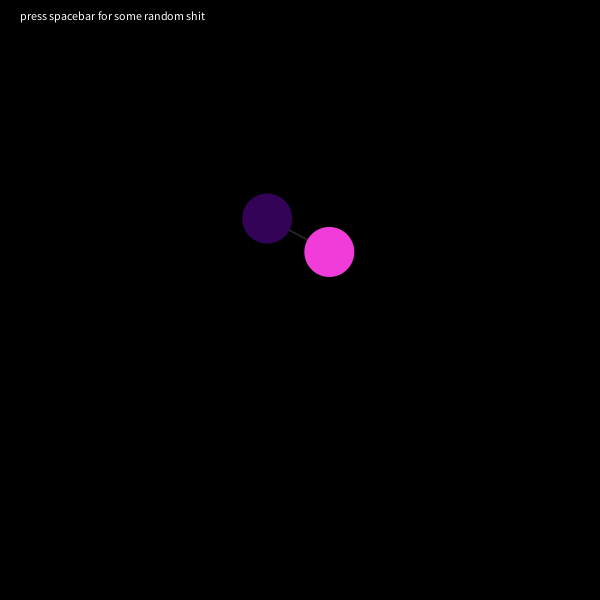
Frame 1 (no input)
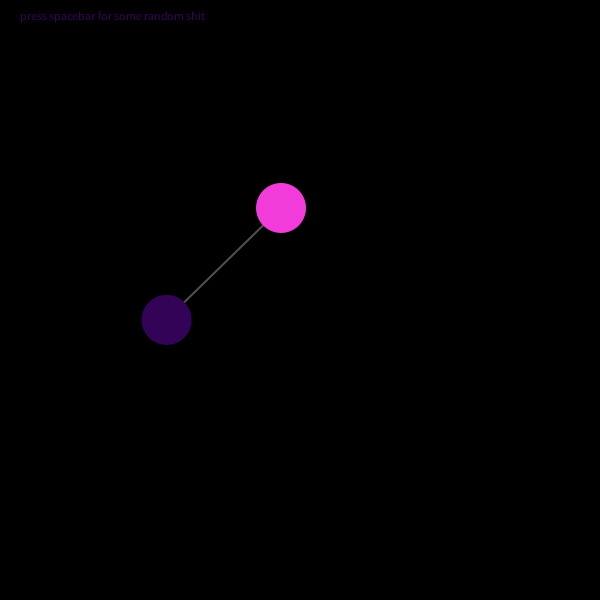
Frame 60 (the mouse pressed at the canvas centre just before this capture)
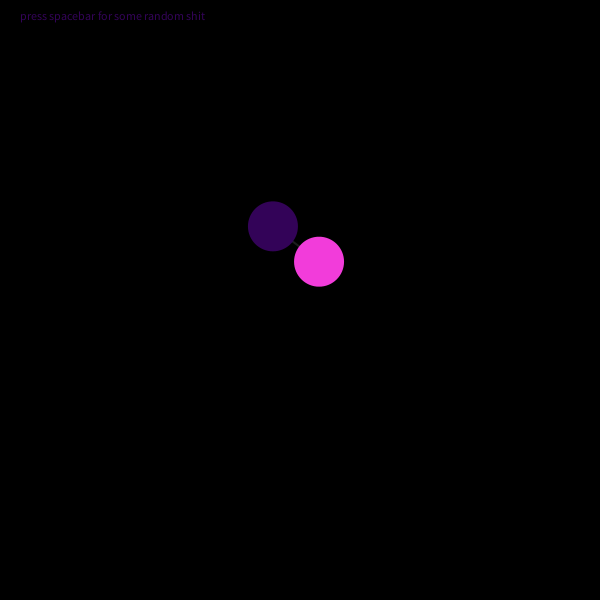
Frame 120 (the mouse held since frame 60 and released just before this capture)

The Processing sketch that drew these frames (run headless with seeded random() and noise(); from frame 60 on, the mouse is pressed at the canvas centre):

// Processing sketch: processing_151331
// ── processing_151331.pde

circle circle1;
circle circle2;
enlace link1;

void setup(){
  
  size(600,600);
  smooth();
  
  
  
  circle1 = new circle();
  circle2 = new circle();

  link1 = new enlace();

  
}




void keyPressed(){


  if (key == ' '){

      circle1 = new circle();
      circle2 = new circle();

      link1 = new enlace();

  }



}












void draw(){
  
  background(0);
  
  text("press spacebar for some random shit", 20, 20);

  link1.draw(circle1.posX,circle1.posY,circle2.posX,circle2.posY);

  circle1.draw();
  circle1.move();

  circle2.draw();
  circle2.move();
   
  
}



class circle {


float posX;
float posY;
float sizeX;
float sizeY;
float counterX;
float counterY;
float posXorig;
float posYorig;
float rot1;
color c;

  circle(){


    posXorig = posX = random(200,(width-200));
    posYorig = posY = random(200,(height-200));
    sizeX = sizeY = 50;
    c = color (random(255),random(255),random(255));

    rot1 = random(6);
    counterX = random(5,13);
    counterY = random(5,15);



    }


  void draw(){

  fill(c);  
  noStroke();
    ellipse(posX,posY,sizeX,sizeY);

  }


  void move(){

    posX = posX + sin(counterX)*rot1;
    counterX+= 0.05;

    posY = posY + sin(counterY)*rot1;
    counterY+= 0.05;


  }


}

class enlace {

float pos1X;
float pos1Y;
float pos2X;
float pos2Y;
float distan;

  enlace(){



  }


    





  void draw(float _pos1X,float _pos1Y,float _pos2X,float _pos2Y){

    pos1X = _pos1X;
    pos1Y = _pos1Y;
    pos2X = _pos2X;
    pos2Y = _pos2Y;



    distan = dist(pos1X,pos1Y,pos2X,pos2Y);


    stroke(map(distan,0,500,0,255));
    strokeWeight(2);
    line(pos1X,pos1Y,pos2X,pos2Y);
  }  

}
